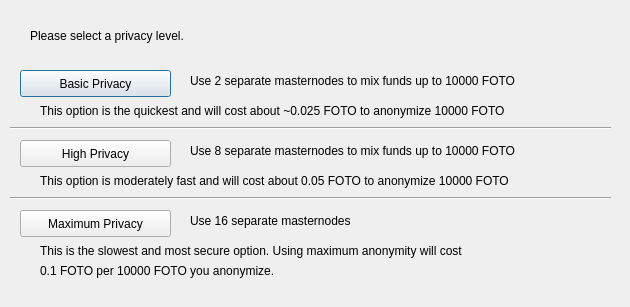
<?xml version="1.0" encoding="UTF-8"?>
<ui version="4.0">
 <class>DarksendConfig</class>
 <widget class="QDialog" name="DarksendConfig">
  <property name="geometry">
   <rect>
    <x>0</x>
    <y>0</y>
    <width>630</width>
    <height>307</height>
   </rect>
  </property>
  <property name="windowTitle">
   <string>Configure Darksend</string>
  </property>
  <widget class="QPushButton" name="buttonBasic">
   <property name="geometry">
    <rect>
     <x>20</x>
     <y>70</y>
     <width>151</width>
     <height>27</height>
    </rect>
   </property>
   <property name="text">
    <string>Basic Privacy</string>
   </property>
  </widget>
  <widget class="QPushButton" name="buttonHigh">
   <property name="geometry">
    <rect>
     <x>20</x>
     <y>140</y>
     <width>151</width>
     <height>27</height>
    </rect>
   </property>
   <property name="text">
    <string>High Privacy</string>
   </property>
  </widget>
  <widget class="QPushButton" name="buttonMax">
   <property name="geometry">
    <rect>
     <x>20</x>
     <y>210</y>
     <width>151</width>
     <height>27</height>
    </rect>
   </property>
   <property name="text">
    <string>Maximum Privacy</string>
   </property>
  </widget>
  <widget class="QLabel" name="label">
   <property name="geometry">
    <rect>
     <x>30</x>
     <y>20</y>
     <width>571</width>
     <height>31</height>
    </rect>
   </property>
   <property name="text">
    <string>Please select a privacy level.</string>
   </property>
  </widget>
  <widget class="QLabel" name="label_2">
   <property name="geometry">
    <rect>
     <x>190</x>
     <y>70</y>
     <width>421</width>
     <height>21</height>
    </rect>
   </property>
   <property name="text">
    <string>Use 2 separate masternodes to mix funds up to 10000 FOTO</string>
   </property>
  </widget>
  <widget class="QLabel" name="label_3">
   <property name="geometry">
    <rect>
     <x>190</x>
     <y>140</y>
     <width>411</width>
     <height>21</height>
    </rect>
   </property>
   <property name="text">
    <string>Use 8 separate masternodes to mix funds up to 10000 FOTO</string>
   </property>
  </widget>
  <widget class="QLabel" name="label_4">
   <property name="geometry">
    <rect>
     <x>190</x>
     <y>210</y>
     <width>421</width>
     <height>21</height>
    </rect>
   </property>
   <property name="text">
    <string>Use 16 separate masternodes</string>
   </property>
  </widget>
  <widget class="QLabel" name="label_6">
   <property name="geometry">
    <rect>
     <x>40</x>
     <y>100</y>
     <width>561</width>
     <height>21</height>
    </rect>
   </property>
   <property name="text">
    <string>This option is the quickest and will cost about ~0.025 FOTO to anonymize 10000 FOTO</string>
   </property>
  </widget>
  <widget class="QLabel" name="label_7">
   <property name="geometry">
    <rect>
     <x>40</x>
     <y>170</y>
     <width>561</width>
     <height>21</height>
    </rect>
   </property>
   <property name="text">
    <string>This option is moderately fast and will cost about 0.05 FOTO to anonymize 10000 FOTO</string>
   </property>
  </widget>
  <widget class="QLabel" name="label_8">
   <property name="geometry">
    <rect>
     <x>40</x>
     <y>240</y>
     <width>561</width>
     <height>21</height>
    </rect>
   </property>
   <property name="text">
    <string>This is the slowest and most secure option. Using maximum anonymity will cost</string>
   </property>
  </widget>
  <widget class="QLabel" name="label_9">
   <property name="geometry">
    <rect>
     <x>40</x>
     <y>260</y>
     <width>561</width>
     <height>21</height>
    </rect>
   </property>
   <property name="text">
    <string>0.1 FOTO per 10000 FOTO you anonymize.</string>
   </property>
  </widget>
  <widget class="Line" name="line">
   <property name="geometry">
    <rect>
     <x>10</x>
     <y>120</y>
     <width>601</width>
     <height>16</height>
    </rect>
   </property>
   <property name="orientation">
    <enum>Qt::Horizontal</enum>
   </property>
  </widget>
  <widget class="Line" name="line_2">
   <property name="geometry">
    <rect>
     <x>10</x>
     <y>190</y>
     <width>601</width>
     <height>16</height>
    </rect>
   </property>
   <property name="orientation">
    <enum>Qt::Horizontal</enum>
   </property>
  </widget>
 </widget>
 <resources/>
 <connections/>
</ui>
